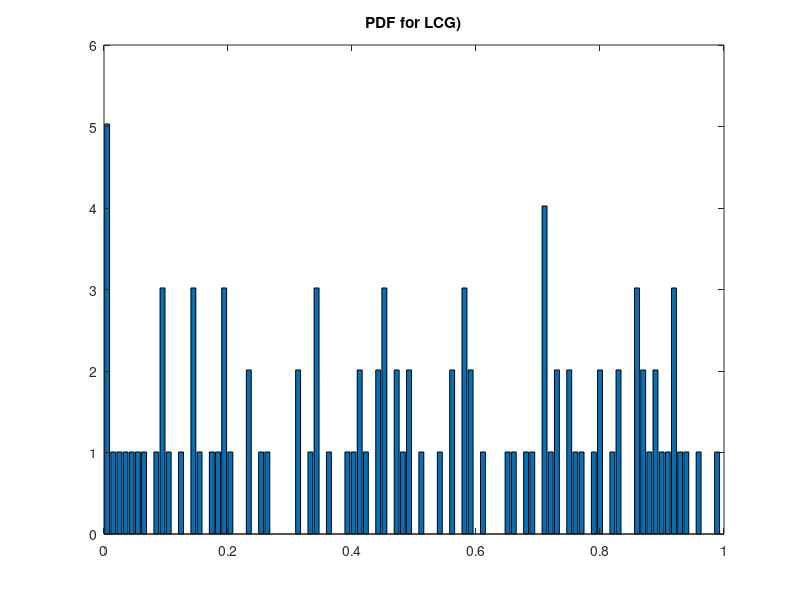

Reproduce this figure in MATLAB.
a=5^5;                          % multiplication factor.

M=(2^63)-1;                     % modulus of the generator.
c=0;                            % increment factor.
N=1e2;  % No. of data samples --- try 1e2 , 1e3 , 1e4 , 1e6
x=zeros(1,N+1);                 % hold a space to fill
x(1,1)=12;                      % initial seed.
for i=1:N
x(1,i+1)=mod((a*x(1,i)+c),M);
end
U=x/M;
%% pdf test
[y1,x1]=hist(U,100);
dx=(x1(2)-x1(1));
h=(y1/N)/dx;
bar(x1,h);title('PDF for LCG)')